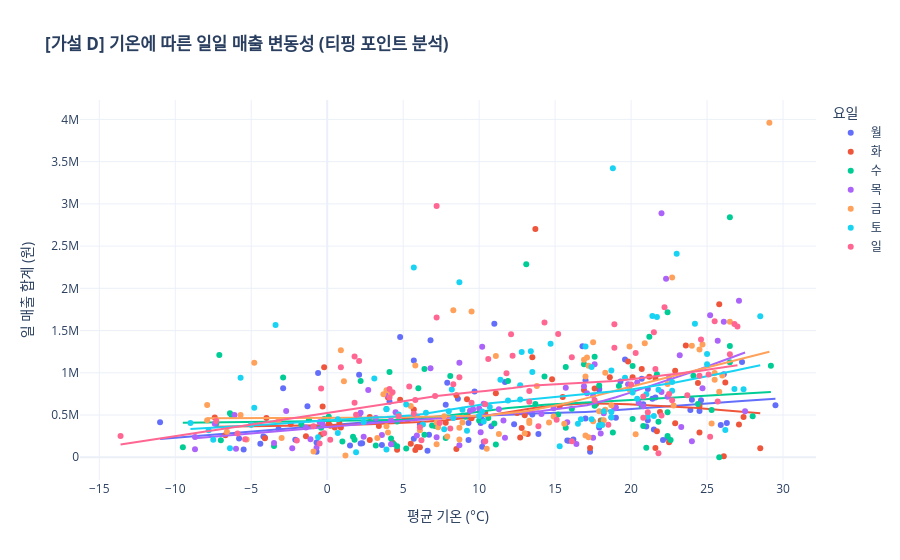

Here is the notebook cell this chart was saved with:
### Markdown cell above
📊 [가설 D] 기온과 매출의 상관관계 및 변곡점 확인

### Code cell
import plotly.express as px

# plotly에서 trendline="lowess" 옵션을 사용하려면 통계 분석 라이브러리인 **statsmodels**가 추가로 설치되어 있어야 해요!

# 요일 한글 매핑
day_map = {0:'월', 1:'화', 2:'수', 3:'목', 4:'금', 5:'토', 6:'일'}
merged_df['요일'] = merged_df['dayofweek'].map(day_map)

# 산점도 + 추세선(LOWESS)
fig = px.scatter(merged_df, x='기온(°C)', y='total_sales', 
                 color='요일',
                 trendline="lowess", # 비선형 추세선으로 변곡점 파악
                 title="<b>[가설 D] 기온에 따른 일일 매출 변동성 (티핑 포인트 분석)</b>",
                 hover_data=['영업일자', '불쾌지수', '강수량(mm)'],
                 template='plotly_white')

fig.update_layout(xaxis_title="평균 기온 (°C)", yaxis_title="일 매출 합계 (원)")
fig.show()
